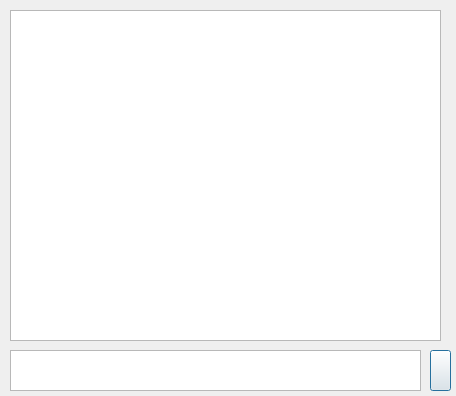
<?xml version="1.0" encoding="UTF-8"?>
<ui version="4.0">
 <class>SRuncommand</class>
 <widget class="QDialog" name="SRuncommand">
  <property name="geometry">
   <rect>
    <x>0</x>
    <y>0</y>
    <width>456</width>
    <height>396</height>
   </rect>
  </property>
  <property name="windowTitle">
   <string>Dialog</string>
  </property>
  <widget class="QPlainTextEdit" name="plainTextEdit">
   <property name="geometry">
    <rect>
     <x>10</x>
     <y>10</y>
     <width>431</width>
     <height>331</height>
    </rect>
   </property>
   <property name="readOnly">
    <bool>true</bool>
   </property>
  </widget>
  <widget class="QPlainTextEdit" name="plainTextEdit_2">
   <property name="geometry">
    <rect>
     <x>10</x>
     <y>350</y>
     <width>411</width>
     <height>41</height>
    </rect>
   </property>
   <property name="verticalScrollBarPolicy">
    <enum>Qt::ScrollBarAlwaysOff</enum>
   </property>
   <property name="horizontalScrollBarPolicy">
    <enum>Qt::ScrollBarAsNeeded</enum>
   </property>
   <property name="sizeAdjustPolicy">
    <enum>QAbstractScrollArea::AdjustToContents</enum>
   </property>
   <property name="lineWrapMode">
    <enum>QPlainTextEdit::NoWrap</enum>
   </property>
  </widget>
  <widget class="QPushButton" name="pushButton">
   <property name="geometry">
    <rect>
     <x>430</x>
     <y>350</y>
     <width>21</width>
     <height>41</height>
    </rect>
   </property>
   <property name="text">
    <string/>
   </property>
  </widget>
 </widget>
 <resources/>
 <connections/>
</ui>
